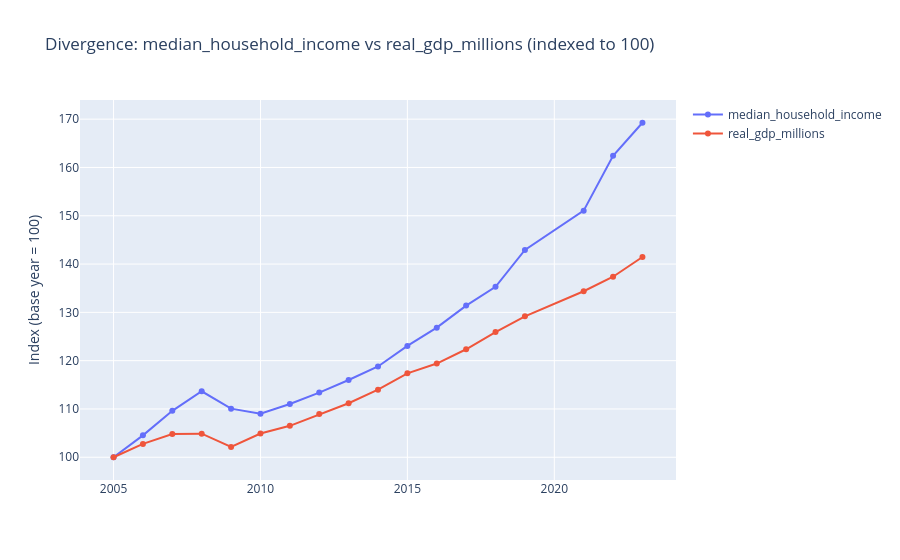

Write notebook code for a chart like this one.
### Markdown cell above
## Deep-dive 1: QoL vs GDP divergence

Does median household income diverge from GDP growth over time? (Hypothesis: states with higher immigration see greater divergence.)

### Code cell
from pipeline.patterns import run_pattern

results = run_pattern(
    datasets,
    pattern="divergence",
    outcome_var="median_household_income",
    predictor_var="real_gdp_millions",
    time_col="year",
)
print(results["summary"])
for fig in results.get("figures", []):
    fig.show()

### Figure 1 — Plotly figure (JSON) as saved in the notebook; plotly's stock layout.template omitted (floating-point values rounded to 4 significant figures)
{"data": [{"mode": "lines+markers", "name": "median_household_income", "type": "scatter", "x": [2005, 2006, 2007, 2008, 2009, 2010, 2011, 2012, 2013, 2014, 2015, 2016, 2017, 2018, 2019, 2021, 2022, 2023], "y": [100.0, 104.5, 109.6, 113.7, 110.1, 109.0, 111.0, 113.4, 116.0, 118.8, 123.1, 126.8, 131.4, 135.3, 142.9, 151.1, 162.4, 169.3]}, {"mode": "lines+markers", "name": "real_gdp_millions", "type": "scatter", "x": [2005, 2006, 2007, 2008, 2009, 2010, 2011, 2012, 2013, 2014, 2015, 2016, 2017, 2018, 2019, 2021, 2022, 2023], "y": [100.0, 102.8, 104.8, 104.9, 102.1, 104.9, 106.5, 108.9, 111.2, 114.0, 117.4, 119.4, 122.4, 125.9, 129.2, 134.4, 137.4, 141.5]}], "layout": {"title": {"text": "Divergence: median_household_income vs real_gdp_millions (indexed to 100)"}, "yaxis": {"title": {"text": "Index (base year = 100)"}}}}
